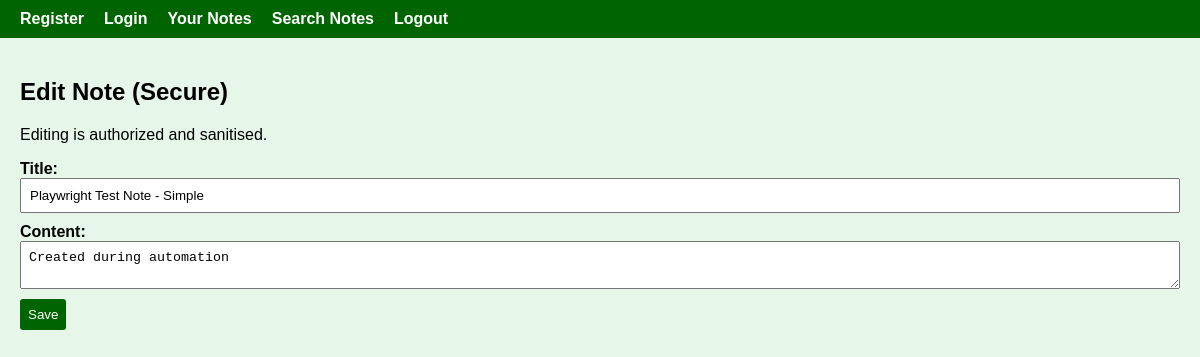
Screenshot of /secure/notes/8/edit (signed in) with the database file from the repository.
### app/secure/models.py (models this page shows)
class Note(Base):
    __tablename__ = "notes"
    id = Column(Integer, primary_key=True, index=True)
    username = Column(String(50), ForeignKey("users.username"), nullable=False)
    title = Column(String(200), nullable=False)
    content = Column(Text, nullable=False)
    created_at = Column(DateTime(timezone=True), server_default=func.now())
    updated_at = Column(DateTime(timezone=True), onupdate=func.now())
    owner = relationship("User", back_populates="notes")

### app/secure/main.py (the view)
@app.get("/secure/notes/{note_id}/edit")
def edit_note_page(request: Request, note_id: int = Path(...), username: str = Depends(get_current_user), db: Session = Depends(get_db)):
    note = crud.get_note_by_id(db, note_id)
    if not note or note.username != username:
        raise HTTPException(status_code=404, detail="Note not found or unauthorized")
    return templates.TemplateResponse("edit_note.html", {"request": request, "note": note, "csrf_token": crud.generate_csrf_token()})

### app/secure/templates/edit_note.html (shortened to what this page needs)
{% extends "base.html" %}
{% block content %}
<h2>Edit Note (Secure)</h2>
<p>Editing is authorized and sanitised.</p>
<form method="POST" action="/secure/notes/{{ note.id }}/edit">
    <label>Title:</label>
    <input
        name="title"
        value="{{ note.title | e }}"
        required
    >
    <label>Content:</label>
    <textarea name="content" required>{{ note.content | e }}</textarea>
    <button type="submit">Save</button>
</form>
{% endblock %}

### app/secure/templates/base.html (style rules this page uses)
body { font-family: Arial, sans-serif; margin: 0; background: #e6f7ea; padding: 0; }
input, textarea, button { display: block; width: 100%; margin-bottom: 10px; padding: 8px; box-sizing: border-box; }
button { width: auto; background: #006400; color: white; border: none; cursor: pointer; border-radius: 3px; }
label { font-weight: bold; margin-top: 10px; display: block; }

### rows the page displays
Note: title "Playwright Test Note - Simple", content "Created during automation"
